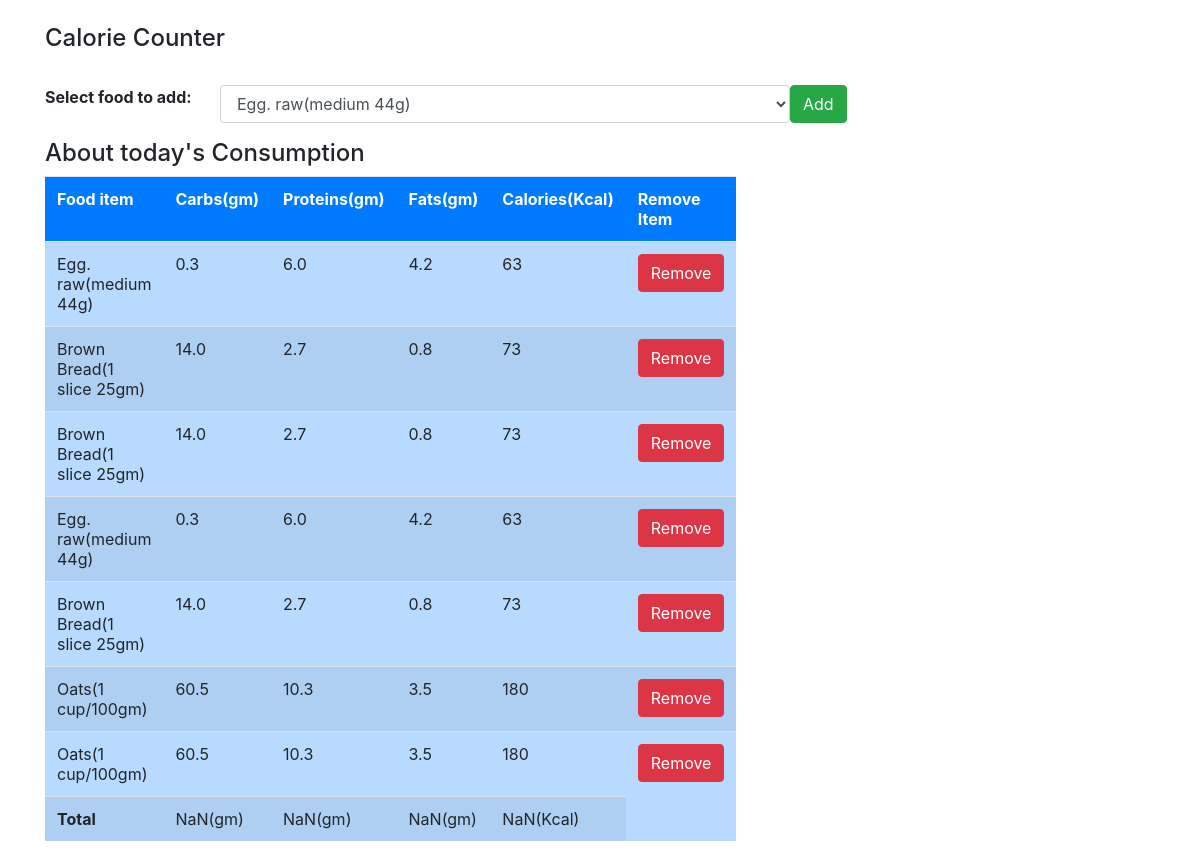
The app's page / (signed in) with its own data.
### tracker/models.py (models this page shows, shortened)
class Consume(models.Model):
    user=models.ForeignKey(User,on_delete=models.CASCADE)
    food_consumed=models.ForeignKey(Food,on_delete=models.CASCADE)

class Food(models.Model):
    name=models.CharField(max_length=100)
    carbs=models.FloatField()
    protein=models.FloatField()
    fats=models.FloatField()
    calories=models.IntegerField()

### tracker/views.py (the view)
# urls.py: path('',views.index,name="index"),
def index(request):
    if request.method=="POST":
        food_consumed=request.POST['food_consumed']
        consume=Food.objects.get(name=food_consumed)
        user=request.user
        consume=Consume(user=user,food_consumed=consume)
        consume.save()
        foods=Food.objects.all()
    else:
       foods=Food.objects.all()
    consumed_food= Consume.objects.filter(user=request.user)
    return render(request,'tracker/index.html',{'foods':foods,'consumed_food':consumed_food})

### tracker/templates/tracker/index.html (shortened to what this page needs)
<html>
    <head>
        <link rel="stylesheet" href="https://maxcdn.bootstrapcdn.com/bootstrap/4.0.0/css/bootstrap.min.css">
    </head>
    <body>
        <div class="container">
            <br>
            <h4>Calorie Counter</h4>
            <br>
            <div class="row">
                <div class="col-md-12">
                    <form method="POST">
                        <div class="form-group row">
                        <label class="col-md-2">
                            <b>Select food to add:</b>
                        </label>
                        <select class="col-md-6 form-control" name="food_consumed" id="form_consumed">
                            {% for food in foods %}
                                <option value="{{ food.name }}">{{ food.name }}</option>
                            {% endfor %}
                        </select>
                        <button class="btn btn-success" type="submit">Add</button>
                        </div>
                    </form>
                </div>
            </div>
            <div class="row">
                <div class="col-md-6">
                    <div>
                        <h4>About today's Consumption</h4>
                    </div>
                    <table id="table" class="table table-striped table-primary">
                        <tr class="bg-primary text-white">
                            <th>Food item</th>
                            <th>Carbs(gm)</th>
                            <th>Proteins(gm)</th>
                            <th>Fats(gm)</th>
                            <th>Calories(Kcal)</th>
                            <th>Remove Item</th>
                        </tr>
                        {% for c in consumed_food%}
        <tr>
        <td>{{c.food_consumed.name}}</td>
        <td>{{c.food_consumed.carbs}}</td>
        <td>{{c.food_consumed.protein}}</td>
        <td>{{c.food_consumed.fats}}</td>
        <td>{{c.food_consumed.calories}}</td>
        <td><a class="btn btn-danger" href="{% url 'delete' c.id %}">Remove</a></td>
        </tr>
        {% endfor %}
        <tr>
                            <td id="name"><b>Total</b></td>
                            <td id="totalCarbs"><b></b></td>
                            <td id="totalProteins"><b></b></td>
                            <td id="totalFats"><b></b></td>
                            <td id="totalCalories"><b></b></td>
                        </tr>
                    </table>
                </div>
    </body>
</html>

### records on screen
Consume: food_consumed.name "Egg. raw(medium 44g)", food_consumed.carbs "0.3", food_consumed.protein "6.0", food_consumed.fats "4.2", food_consumed.calories "63"
Consume: food_consumed.name "Brown Bread(1 slice 25gm)", food_consumed.carbs "14.0", food_consumed.protein "2.7", food_consumed.fats "0.8", food_consumed.calories "73"
Consume: food_consumed.name "Brown Bread(1 slice 25gm)", food_consumed.carbs "14.0", food_consumed.protein "2.7", food_consumed.fats "0.8", food_consumed.calories "73"
Consume: food_consumed.name "Egg. raw(medium 44g)", food_consumed.carbs "0.3", food_consumed.protein "6.0", food_consumed.fats "4.2", food_consumed.calories "63"
Consume: food_consumed.name "Brown Bread(1 slice 25gm)", food_consumed.carbs "14.0", food_consumed.protein "2.7", food_consumed.fats "0.8", food_consumed.calories "73"
Consume: food_consumed.name "Oats(1 cup/100gm)", food_consumed.carbs "60.5", food_consumed.protein "10.3", food_consumed.fats "3.5", food_consumed.calories "180"
Consume: food_consumed.name "Oats(1 cup/100gm)", food_consumed.carbs "60.5", food_consumed.protein "10.3", food_consumed.fats "3.5", food_consumed.calories "180"

### other values on screen
form field food_consumed "Egg. raw(medium 44g)"
